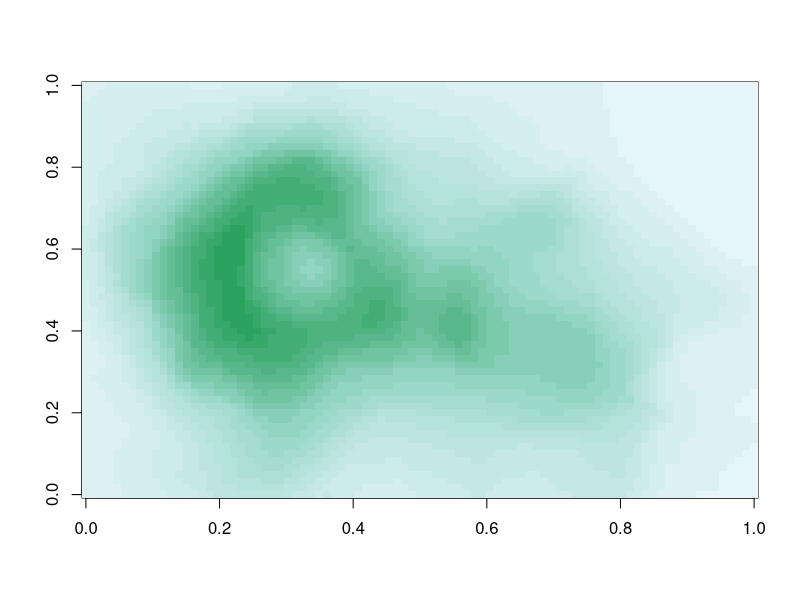
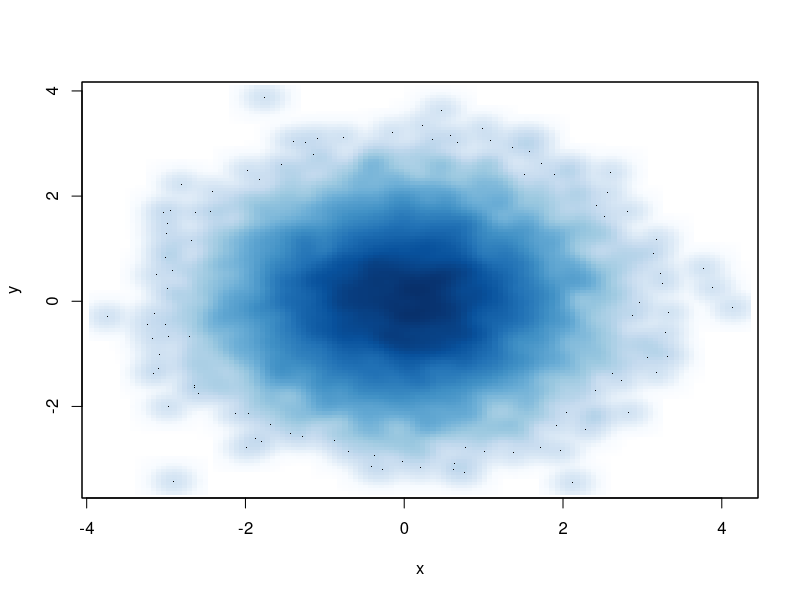
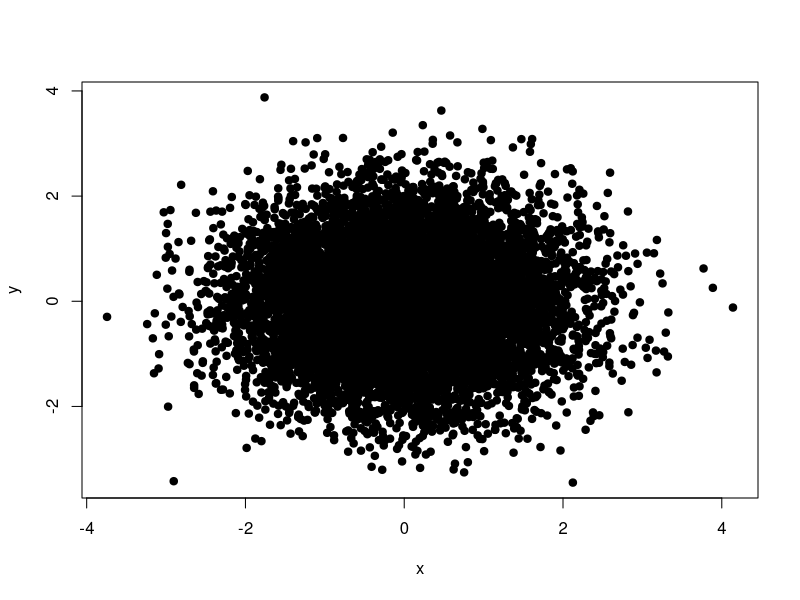
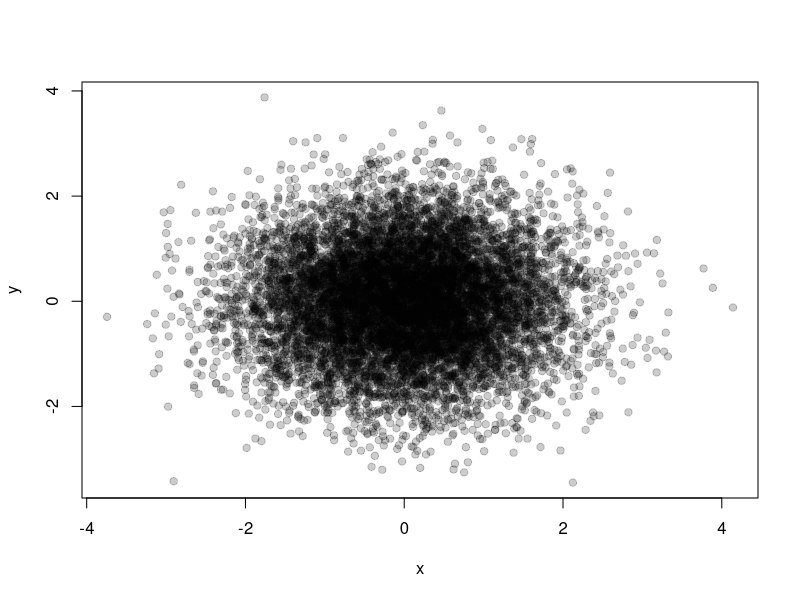

Write the R code that produced these figures, in order.
## colorRamp

pal <- colorRamp(c("red", "blue"))
pal(0)
pal(1)
pal(0.5)
pal(seq(0, 1, len=10))

## colorRampPalette

pal <- colorRampPalette(c("red", "yellow"))
pal(2)
pal(10)

## RColorBrewer

library(RColorBrewer)
cols <- brewer.pal(3, "BuGn")
cols
pal <- colorRampPalette(cols)
image(volcano, col=pal(20))

## The smoothScatter function

x <- rnorm(10000)
y <- rnorm(10000)
smoothScatter(x, y)

## Scatterplot with no transparency

plot(x, y, pch=19)

## Scatterplot with transparency

plot(x, y, col=rgb(0, 0, 0, 0.2), pch=19)